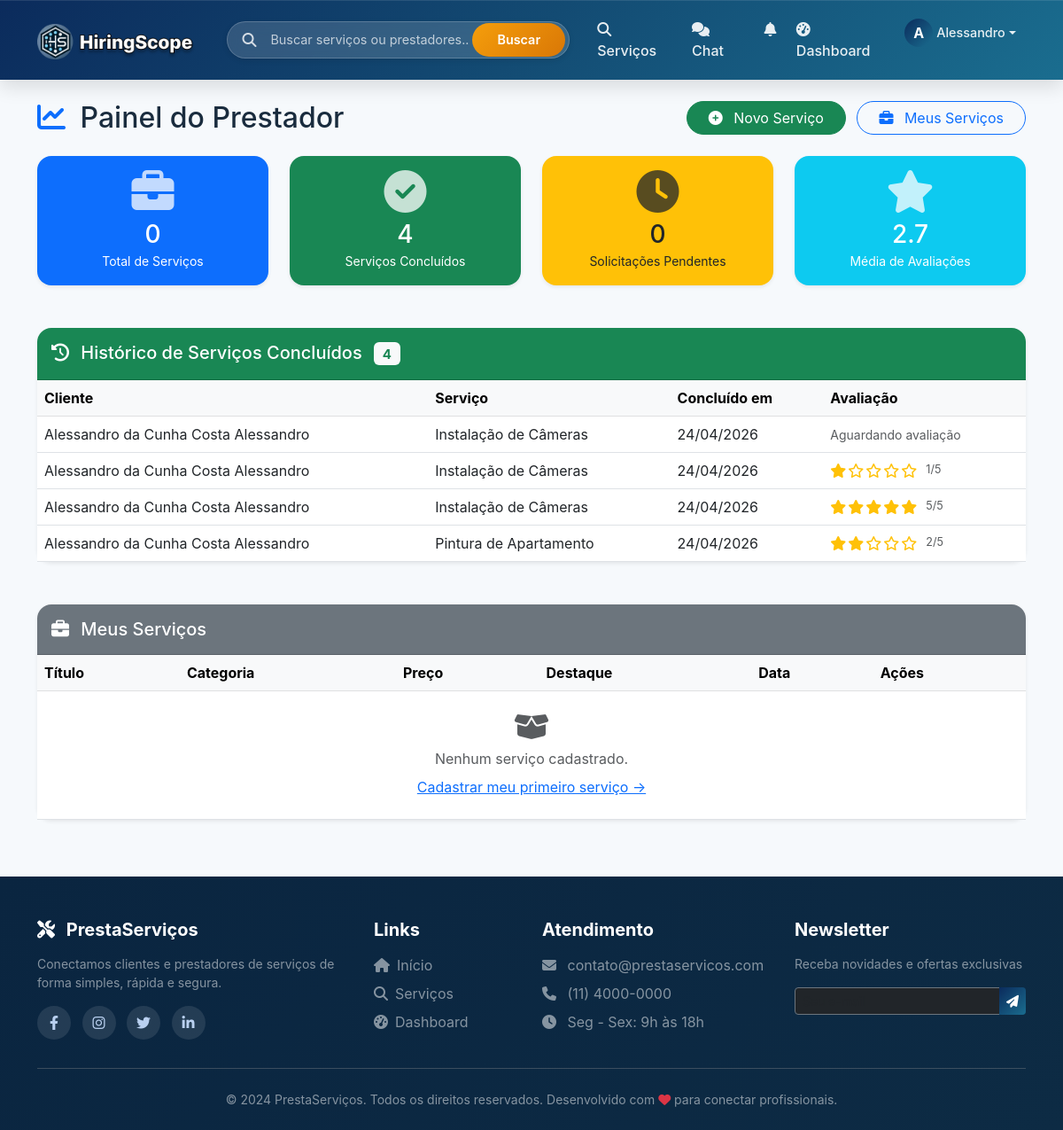
/dashboard (signed in), run on an earlier commit of the app's database.
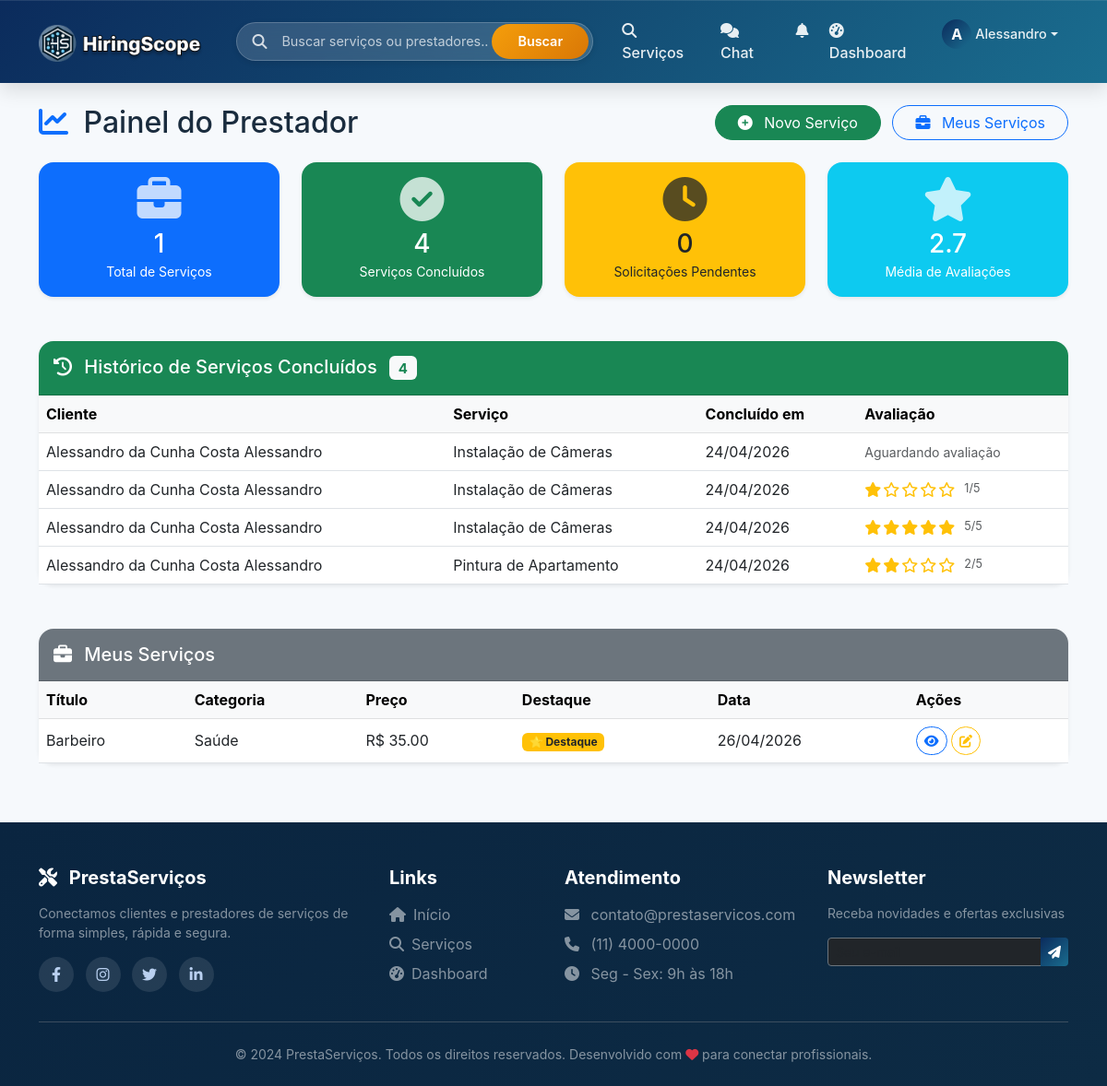
And on a later commit of the database.
### models.py (models this page shows, shortened)
class Contrato(db.Model):
    __tablename__ = 'contratos'
    id = db.Column(db.Integer, primary_key=True)
    cliente_id = db.Column(db.Integer, db.ForeignKey('usuarios.id'), nullable=False)
    prestador_id = db.Column(db.Integer, db.ForeignKey('usuarios.id'), nullable=False)
    servico_id = db.Column(db.Integer, db.ForeignKey('servicos.id'), nullable=False)
    status = db.Column(db.String(20), default='pendente')  # pendente, aceito, em_andamento, concluido, cancelado
    data_solicitacao = db.Column(db.DateTime, default=datetime.utcnow)
    data_aceite = db.Column(db.DateTime, nullable=True)
    data_inicio = db.Column(db.DateTime, nullable=True)
    data_conclusao = db.Column(db.DateTime, nullable=True)
    mensagem_cliente = db.Column(db.Text, nullable=True)
    mensagem_prestador = db.Column(db.Text, nullable=True)
    preco_acordado = db.Column(db.Float, nullable=True)
    cliente = db.relationship('Usuario', foreign_keys=[cliente_id], back_populates='contratos_como_cliente')
    prestador = db.relationship('Usuario', foreign_keys=[prestador_id], back_populates='contratos_como_prestador')
    servico = db.relationship('Servico', foreign_keys=[servico_id], back_populates='contratos')
    avaliacao = db.relationship('Avaliacao', back_populates='contrato', uselist=False, cascade='all, delete-orphan')

class Usuario(UserMixin, db.Model):
    __tablename__ = 'usuarios'
    id = db.Column(db.Integer, primary_key=True)
    nome = db.Column(db.String(100), nullable=False)
    email = db.Column(db.String(100), unique=True, nullable=False)
    senha_hash = db.Column(db.String(200), nullable=False)
    telefone = db.Column(db.String(20))
    tipo = db.Column(db.String(20), nullable=False)  # cliente, prestador
    is_admin = db.Column(db.Boolean, default=False)  # NOVO CAMPO
    data_cadastro = db.Column(db.DateTime, default=datetime.utcnow)
    foto_perfil = db.Column(db.String(200), default='default.jpg')
    foto_url = db.Column(db.String(500), nullable=True)  # URL da foto do Google
    descricao = db.Column(db.Text)
    servicos_oferecidos = db.relationship('Servico', back_populates='prestador', lazy=True, overlaps='prestador_rel')
    avaliacoes_recebidas = db.relationship('Avaliacao', foreign_keys='Avaliacao.prestador_id', back_populates='prestador', lazy=True, overlaps='avaliado_rel')
    avaliacoes_feitas = db.relationship('Avaliacao', foreign_keys='Avaliacao.cliente_id', back_populates='cliente', lazy=True, overlaps='avaliador_rel')
    favoritos = db.relationship('Favorito', foreign_keys='Favorito.cliente_id', back_populates='cliente', lazy=True, overlaps='cliente_rel')
    contratos_como_cliente = db.relationship('Contrato', foreign_keys='Contrato.cliente_id', back_populates='cliente', lazy=True, overlaps='cliente_rel')
    contratos_como_prestador = db.relationship('Contrato', foreign_keys='Contrato.prestador_id', back_populates='prestador', lazy=True, overlaps='prestador_rel')
    def media_avaliacoes(self):
        if self.avaliacoes_recebidas:
            total = sum([a.nota for a in self.avaliacoes_recebidas])
            return round(total / len(self.avaliacoes_recebidas), 1)
        return 0

class Servico(db.Model):
    __tablename__ = 'servicos'
    id = db.Column(db.Integer, primary_key=True)
    prestador_id = db.Column(db.Integer, db.ForeignKey('usuarios.id'), nullable=False)
    titulo = db.Column(db.String(200), nullable=False)
    descricao = db.Column(db.Text, nullable=False)
    categoria = db.Column(db.String(100))
    tipo_preco = db.Column(db.String(20), default='fixo')  # fixo, hora, dia, metro, consulta
    preco = db.Column(db.Float)
    destaque = db.Column(db.Boolean, default=False)
    destaque_pago = db.Column(db.Boolean, default=False)
    destaque_data_fim = db.Column(db.DateTime, nullable=True)
    data_postagem = db.Column(db.DateTime, default=datetime.utcnow)
    imagem_base64 = db.Column(db.Text, nullable=True)
    prestador = db.relationship('Usuario', foreign_keys=[prestador_id], back_populates='servicos_oferecidos')
    solicitacoes = db.relationship('Solicitacao', back_populates='servico', lazy=True, overlaps='servico_rel')
    avaliacoes = db.relationship('Avaliacao', back_populates='servico', lazy=True, overlaps='servico_rel')
    contratos = db.relationship('Contrato', back_populates='servico', lazy=True, overlaps='servico_rel')
    def is_destaque_ativo(self):
        if self.destaque_pago and self.destaque_data_fim:
            return datetime.utcnow() < self.destaque_data_fim
        return self.destaque

class Avaliacao(db.Model):
    __tablename__ = 'avaliacoes'
    id = db.Column(db.Integer, primary_key=True)
    contrato_id = db.Column(db.Integer, db.ForeignKey('contratos.id'), nullable=False)  # link com contrato
    cliente_id = db.Column(db.Integer, db.ForeignKey('usuarios.id'), nullable=False)
    prestador_id = db.Column(db.Integer, db.ForeignKey('usuarios.id'), nullable=False)
    servico_id = db.Column(db.Integer, db.ForeignKey('servicos.id'), nullable=True)  # Opcional
    nota = db.Column(db.Integer, nullable=False)
    comentario = db.Column(db.Text)
    qualidade = db.Column(db.Integer, nullable=True)
    pontualidade = db.Column(db.Integer, nullable=True)
    comunicacao = db.Column(db.Integer, nullable=True)
    preco_justo = db.Column(db.Integer, nullable=True)
    data_avaliacao = db.Column(db.DateTime, default=datetime.utcnow)
    editado = db.Column(db.Boolean, default=False)
    data_edicao = db.Column(db.DateTime, nullable=True)
    cliente = db.relationship('Usuario', foreign_keys=[cliente_id], back_populates='avaliacoes_feitas')
    prestador = db.relationship('Usuario', foreign_keys=[prestador_id], back_populates='avaliacoes_recebidas')
    servico = db.relationship('Servico', foreign_keys=[servico_id], back_populates='avaliacoes')
    contrato = db.relationship('Contrato', foreign_keys=[contrato_id], back_populates='avaliacao')

### routes/main_routes.py (the view, shortened to what this page needs)
@main_bp.route('/dashboard')
@login_required
def dashboard():
    from models import Contrato
    if current_user.tipo == 'prestador':
        servicos = Servico.query.filter_by(prestador_id=current_user.id).order_by(Servico.data_postagem.desc()).all()
        contratos = Contrato.query.filter_by(prestador_id=current_user.id).order_by(Contrato.data_solicitacao.desc()).all()
        return render_template('dashboard_prestador.html',
                             servicos=servicos,
                             contratos=contratos,
                             contratos_pendentes=[c for c in contratos if c.status == 'pendente'],
                             contratos_andamento=[c for c in contratos if c.status in ['aceito', 'em_andamento']],
                             contratos_concluidos=[c for c in contratos if c.status == 'concluido'],
                             media_avaliacoes=current_user.media_avaliacoes())

### app.py (called while the page is built)
@login_manager.user_loader
def load_user(user_id):
    from models import Usuario
    return Usuario.query.get(int(user_id))

@app.context_processor
def utility_processor():
    def get_icone_categoria(categoria):
        icons = {
            'Tecnologia': 'fa-laptop-code', 'Construção': 'fa-hard-hat',
            'Design': 'fa-paintbrush', 'Educação': 'fa-chalkboard-user',
            'Saúde': 'fa-heartbeat', 'Marketing': 'fa-chart-line'
        }
        return icons.get(categoria, 'fa-tools')
    def get_cor_categoria(categoria):
        colors = {
            'Tecnologia': 'primary', 'Construção': 'warning',
            'Design': 'danger', 'Educação': 'success', 'Saúde': 'info'
        }
        return colors.get(categoria, 'dark')
    return {
        'get_icone_categoria': get_icone_categoria,
        'get_cor_categoria': get_cor_categoria,
        'now': datetime.utcnow()
    }

### templates/dashboard_prestador.html (shortened to what the changed rows need)
{% extends "base.html" %}
{% block content %}
<div class="container mt-4">
    <div class="d-flex justify-content-between align-items-center mb-4 flex-wrap gap-3">
        <h2 class="mb-0">
            <i class="fas fa-chart-line me-2 text-primary"></i>
            Painel do Prestador
        </h2>
    </div>
    <div class="row g-4 mb-5">
        <div class="col-md-3 col-6">
            <div class="card shadow-sm border-0 rounded-4 bg-primary text-white">
                <div class="card-body text-center">
                    <i class="fas fa-briefcase fa-3x mb-2 opacity-75"></i>
                    <h3 class="mb-0">{{ total_servicos|default(servicos|length) }}</h3>
                    <small>Total de Serviços</small>
                </div>
            </div>
        </div>
    </div>
    {% if contratos_concluidos %}
    <div class="card shadow-sm border-0 rounded-4 mb-5">
        <div class="card-body p-0">
            <div class="table-responsive">
                <table class="table table-hover mb-0">
                    <thead class="table-light">
                        <tr>
                            <th>Cliente</th>
                            <th>Serviço</th>
                            <th>Concluído em</th>
                            <th>Avaliação</th>
                        </tr>
                    </thead>
                    <tbody>
                        {% for contrato in contratos_concluidos %}
                        <tr>
                            <td>{{ contrato.cliente.nome }}</td>
                            <td>{{ contrato.servico.titulo }}</td>
                            <td>{{ contrato.data_conclusao.strftime('%d/%m/%Y') if contrato.data_conclusao else '-' }}</td>
                            <td>
                                {% if contrato.avaliacao %}
                                    <div class="rating">
                                        {% for i in range(5) %}
                                            {% if i < contrato.avaliacao.nota %}
                                                <i class="fas fa-star text-warning"></i>
                                            {% else %}
                                                <i class="far fa-star text-warning"></i>
                                            {% endif %}
                                        {% endfor %}
                                        <span class="ms-2 small text-muted">{{ contrato.avaliacao.nota }}/5</span>
                                    </div>
                                {% else %}
                                    <span class="text-muted small">Aguardando avaliação</span>
                                {% endif %}
                            </td>
                        </tr>
                        {% endfor %}
                    </tbody>
                </table>
            </div>
        </div>
    </div>
    {% endif %}
    <div class="card shadow-sm border-0 rounded-4">
        <div class="card-body p-0">
            <div class="table-responsive">
                <table class="table table-hover mb-0">
                    <thead class="table-light">
                        <tr>
                            <th>Título</th>
                            <th>Categoria</th>
                            <th>Preço</th>
                            <th>Destaque</th>
                            <th>Data</th>
                            <th>Ações</th>
                        </tr>
                    </thead>
                    <tbody>
                        {% for servico in servicos %}
                        <tr>
                            <td>{{ servico.titulo }}</td>
                            <td>{{ servico.categoria }}</td>
                            <td>R$ {{ "%.2f"|format(servico.preco) if servico.preco else 'Sob consulta' }}</td>
                            <td>
                                {% if servico.is_destaque_ativo() %}
                                    <span class="badge bg-warning text-dark">⭐ Destaque</span>
                                {% else %}
                                    <span class="badge bg-secondary">Normal</span>
                                {% endif %}
                            </td>
                            <td>{{ servico.data_postagem.strftime('%d/%m/%Y') }}</td>
                            <td>
                                <a href="/servico/{{ servico.id }}" class="btn btn-sm btn-outline-primary rounded-pill" target="_blank">
                                    <i class="fas fa-eye"></i>
                                </a>
                                <a href="/servico/editar/{{ servico.id }}" class="btn btn-sm btn-outline-warning rounded-pill">
                                    <i class="fas fa-edit"></i>
                                </a>
                            </td>
                        </tr
                        {% endfor %}
                        {% if not servicos %}
                            <td colspan="6" class="text-center py-4 text-muted">
                                <i class="fas fa-box-open fa-2x mb-2 d-block"></i>
                                Nenhum serviço cadastrado.
                                <a href="/cadastro/servico" class="d-block mt-2">Cadastrar meu primeiro serviço →</a>
                            </td>
                        {% endif %}
                    </tbody>
                </table>
            </div>
        </div>
    </div>
</div>
{% endblock %}

What changed in the data, as far as the page shows it:
added Servico: titulo "Barbeiro", categoria "Saúde", preco "35.00", destaque_pago "⭐ Destaque", data_postagem "26/04/2026"
Also different on the page:
{{ total_servicos|default(servicos|length) }}: "0" → "1"
text no longer shown: "Nenhum serviço cadastrado. Cadastrar meu primeiro serviço →"
